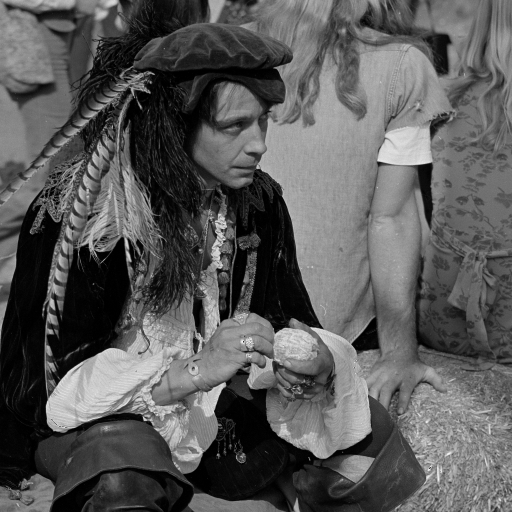
#> input picture PDI/PDI-T1/image1.tiff, 1024 x 1024 px (shown at 1/2 size)
$ jupyter execute T1_PDI.ipynb
#> lines starting #> are read from the running program, lines starting #| are printed output that depends on the picture; after the words box and inside, x2 and y2 are one past the last pixel; in counts of white or black regions, pixels touching at a corner belong together
# Trabalho 1 de Processamento Digital de Imagens

Universidade Federal de São Carlos - Semestre 2023/1

Professor: Dr. Alexandre Luis Magalhães Levada

Aluna: Leticia Bossatto Marchezi

RA: 791003

## Equalização
Método de equalização do histograma com o intuito de uniformizar a distribuição dos níveis de cinza numa imagem usando a função de distribuição de uma variável aleatória

Leitura da imagem

[cell 1]
from PIL import Image
from matplotlib import pyplot as plt
import numpy as np
import cv2

[cell 2]
img_content = Image.open("image1.tiff")
#> img_content is the input picture: PIL image 1024x1024 L; min 0, max 255, mean 89
img_content

Imagem representada em um array 1024x1024 de inteiros

[cell 3]
img_matrix = cv2.imread('image1.tiff',0)
img_matrix

Criação do histograma, adotando os valores dos pixels entre 0 e 256

[cell 4]
def show_hystogram(img: np.ndarray):
    hist,_ = np.histogram(img.flatten(),256)
#> hist = 256 values, max 29953 at index 0, min 3 at index 248, mean 4096

    cumulative_df = hist.cumsum()
#> cumulative_df = 256 values from 29953 to 1048576

    plt.hist(img.flatten(),256,[0,256], color='g')
    plt.plot(cumulative_df * hist.max()/cumulative_df.max(), color = 'b')
    plt.xlim([0,256])
    plt.legend(('Cumulative Distribution Function','Histogram'), loc='upper right')
    plt.show()
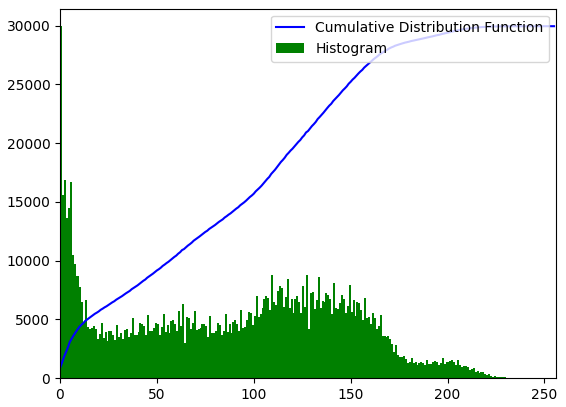
#> figure drawn by matplotlib, 1 panel; tallest bar 29953 high, from x = 0 to 1; curve peaks at x = 255, y = 29953

Histograma da imagem original, sem a equalização

[cell 5]
show_hystogram(img_matrix)

Equalização do histograma da imagem linearizando a função de distribuição cumulativa

[cell 6]
def normalize_hystogram(img: np.ndarray):
    #Cálculo do histograma
    hist,_ = np.histogram(img_matrix.flatten(),256,[0,256])
    # Normalização do histograma
    hist_norm = hist/len(img_matrix.flatten())
#> hist_norm = 256 values, max 0.0286 at index 0, min 2.86e-06 at index 248, mean 0.00391
    cumulative_hist = hist_norm.cumsum()
#> cumulative_hist = 256 values from 0.0286 to 1
    # Cálculo dos novos valores dos pixels e mapeamento do novo histograma
    new_pixels = np.floor((256-1)*cumulative_hist).astype(int)
#> new_pixels = 256 values from 7 to 255
    return new_pixels

[cell 7]
new_map = normalize_hystogram(img_matrix)
#> new_map = 256 values from 7 to 255

Substituindo as novas intensidades na nova imagem

[cell 8]
new_img = []
for i in img_matrix.flatten():
    new_img.append(new_map[i])
#> this loop made 1048576 passes
#> i on passes 1 to 3: 130, 138, 140
#> after the loop, new_img = 1048576 items
new_img = np.reshape(new_img,[1024,1024])
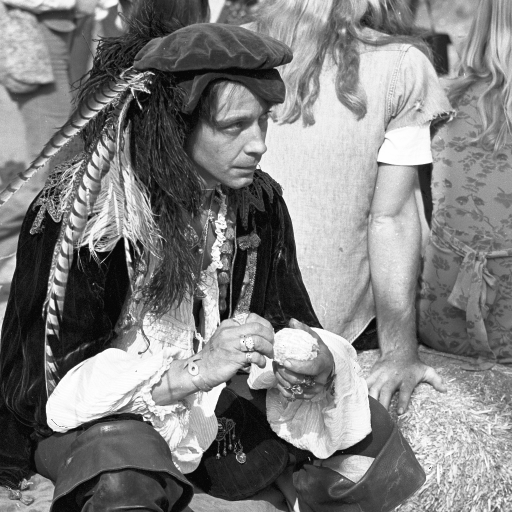
#> new_img: shape (1024, 1024) int64 (shown at 1/2 size); min 7, max 255, mean 127.9
print(new_img)
#> (printed output is left out)

Resultado final na imagem após a equalização:

[cell 9]
plt.imshow(new_img, cmap="gray")

Histograma da imagem equalizada:

[cell 10]
show_hystogram(new_img)
#> in show_hystogram (call 2), `hist,_ = np.histogram(img.flatten(),256)`: hist = 256 values, max 29953 at index 0, min 0 at index 1, mean 4096
#> in show_hystogram (call 2), `plt.show()`:
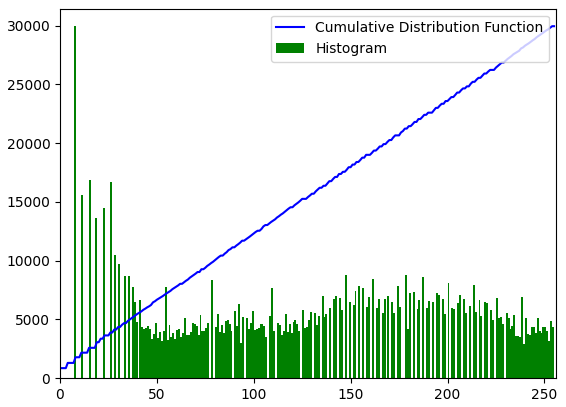
#> figure drawn by matplotlib, 1 panel; tallest bar 29953 high, from x = 7 to 8; curve peaks at x = 255, y = 29953

## Binarização
Técnica utilizada para destacar algum objeto desejado do fundo da imagem. A imagem final é segmentada em regiões brancas e pretas, calculadas a partir da variância intraclasse mínima. O algoritmo aplicado nesta técnica é o Limiar de Otsu.

Leitura da imagem

[cell 11]
leaf_img = cv2.imread('image2.jpg')
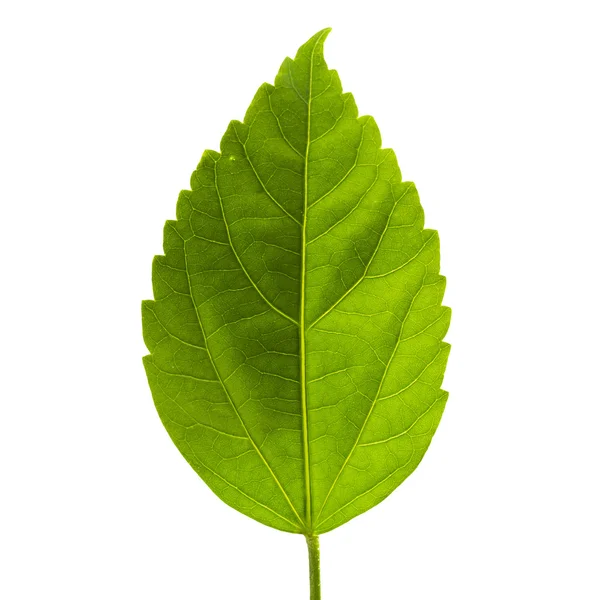
#> input picture PDI/PDI-T1/image2.jpg, 600 x 600 px
#> leaf_img is the input picture: shape (600, 600, 3); mean B, G, R 180.6, 224.2, 213.4
plt.imshow(leaf_img)

Conversão para tons de cinza

[cell 12]
leaf_gray = cv2.cvtColor(leaf_img, cv2.COLOR_BGR2GRAY)
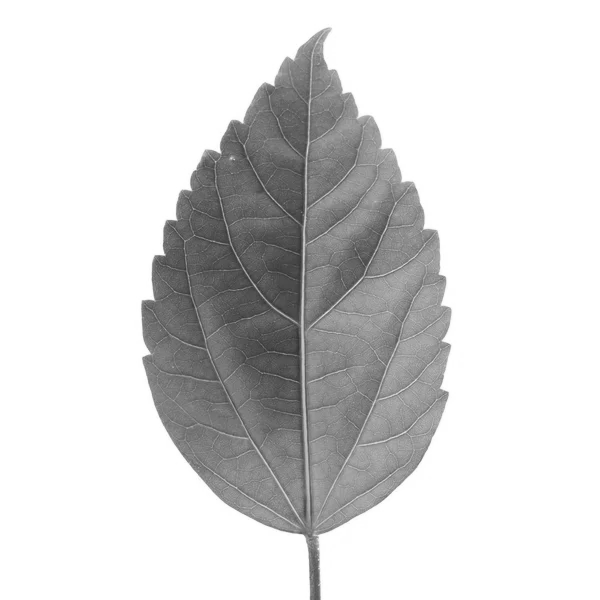
#> leaf_gray: shape (600, 600); min 50, max 255, mean 216

[cell 13]
plt.imshow(leaf_gray, cmap="gray")

[cell 14]
leaf_gray

Histograma da imagem da folha

[cell 15]
show_hystogram(leaf_gray)
#> in show_hystogram (call 3), `hist,_ = np.histogram(img.flatten(),256)`: hist = 256 values, max 245843 at index 255, min 0 at index 5, mean 1406.2
#> in show_hystogram (call 3), `cumulative_df = hist.cumsum()`: cumulative_df = 256 values from 3 to 360000
#> in show_hystogram (call 3), `plt.show()`:
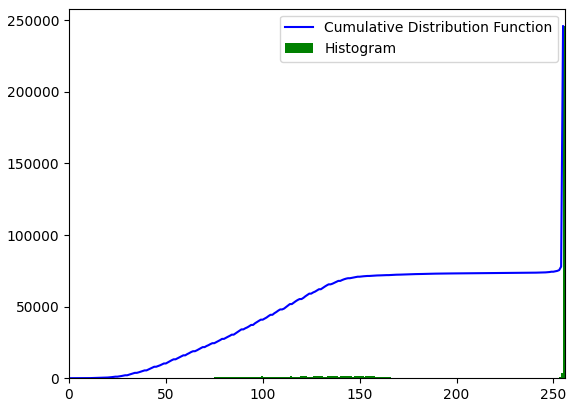
#> figure drawn by matplotlib, 1 panel; tallest bar 245843 high, from x = 255 to 256; curve peaks at x = 255, y = 245843

Cálculo das probabilidades da classe 1 e 2, assim como os valores médios delas

[cell 16]
def calc_prob(img: np.ndarray, t: int, L:int):
    hist,_ = np.histogram(img.flatten(),256)
    hist_norm = hist/len(img.flatten())
    prob1 = 0
    prob2 = 0
    media1 = 0
    media2 = 0
    for i in range(L):
        if i<t:
            prob1 = prob1 + hist_norm[i]
            media1 = media1 + i
        else:
            prob2 = prob2 + hist_norm[i]
            media2 = media2 + i
    if t:
        media1 = media1/t
    media2 = media2/(L-t)
    return prob1, prob2, media1, media2

Cálculo da variância intraclasse:

[cell 17]
def calc_variance(w1, w2, u1, u2):
    return w1*w2*((u1-u2)**2)

Iteração sobre todos os valores t de possíveis, entre 0 e 256, salvando a variância máxima:

[cell 18]
max_variance = 0
best_t = 0
new_leaf = []
for t in range(256):
    prob_1, prob_2, media_1, media_2 = calc_prob(leaf_gray,t,256)
    new_variance = calc_variance(prob_1, prob_2, media_1, media_2)
    if new_variance > max_variance:
        max_variance = new_variance
        best_t = t
#> this loop made 256 passes
#> (prob_1, prob_2, media_1, media_2, new_variance, max_variance) on passes 2, 3, 4, 5, 6, 8, 9, 10, 11, 13, 14, 15: (8.33e-06, 1, 0, 128, 0.137, 0.137), (1.11e-05, 1, 0.5, 128.5, 0.182, 0.182), (1.67e-05, 1, 1, 129, 0.273, 0.273), (2.22e-05, 1, 1.5, 129.5, 0.364, 0.364), (4.72e-05, 1, 2, 130, 0.774, 0.774), (6.67e-05, 1, 3, 131, 1.09, 1.09), (0.000103, 1, 3.5, 131.5, 1.68, 1.68), (0.000161, 1, 4, 132, 2.64, 2.64), (0.000219, 1, 4.5, 132.5, 3.59, 3.59), (0.000308, 1, 5.5, 133.5, 5.05, 5.05), (0.000478, 1, 6, 134, 7.82, 7.82), (0.000567, 0.999, 6.5, 134.5, 9.28, 9.28)
#> (prob_1, prob_2, media_1, media_2, new_variance) on passes 1, 7, 12, 17, 22, 27: (0, 1, 0, 127.5, 0), (4.72e-05, 1, 2.5, 130.5, 0.774), (0.000219, 1, 5, 133, 3.59), (0.000731, 0.999, 7.5, 135.5, 11.96), (0.00195, 0.998, 10, 138, 31.93), (0.00438, 0.996, 12.5, 140.5, 71.41)
#> after the loop, best_t = 255; max_variance = 3547.9

Coloração dos pixels. Se o pixel está na classe 1, então será preenchido com 0(preto), se estiver na classe 2, será 255(branco).

[cell 19]
def color_binary(img: np.ndarray,t: int,L: int):
#> called with t = 255, L = 256
    new_img = []
    for i in img.flatten():
        if(i<t):
            new_img.append(0)
        else:
            new_img.append(255)
#> after the loop, new_img = 360000 items
    new_img = np.reshape(new_img,[len(img),len(img)])
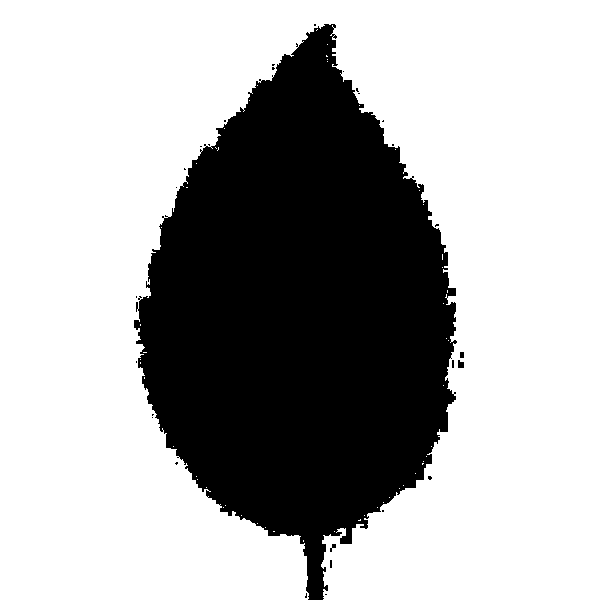
#> new_img: shape (600, 600) int64; 68.3% white; 29 black regions (25 under 20 px), largest, box (x1, y1, x2, y2) and area: (134, 24, 457, 600) 113942, (458, 360, 464, 368) 40, (460, 352, 464, 358) 24, (330, 544, 336, 552) 24
    return new_img
